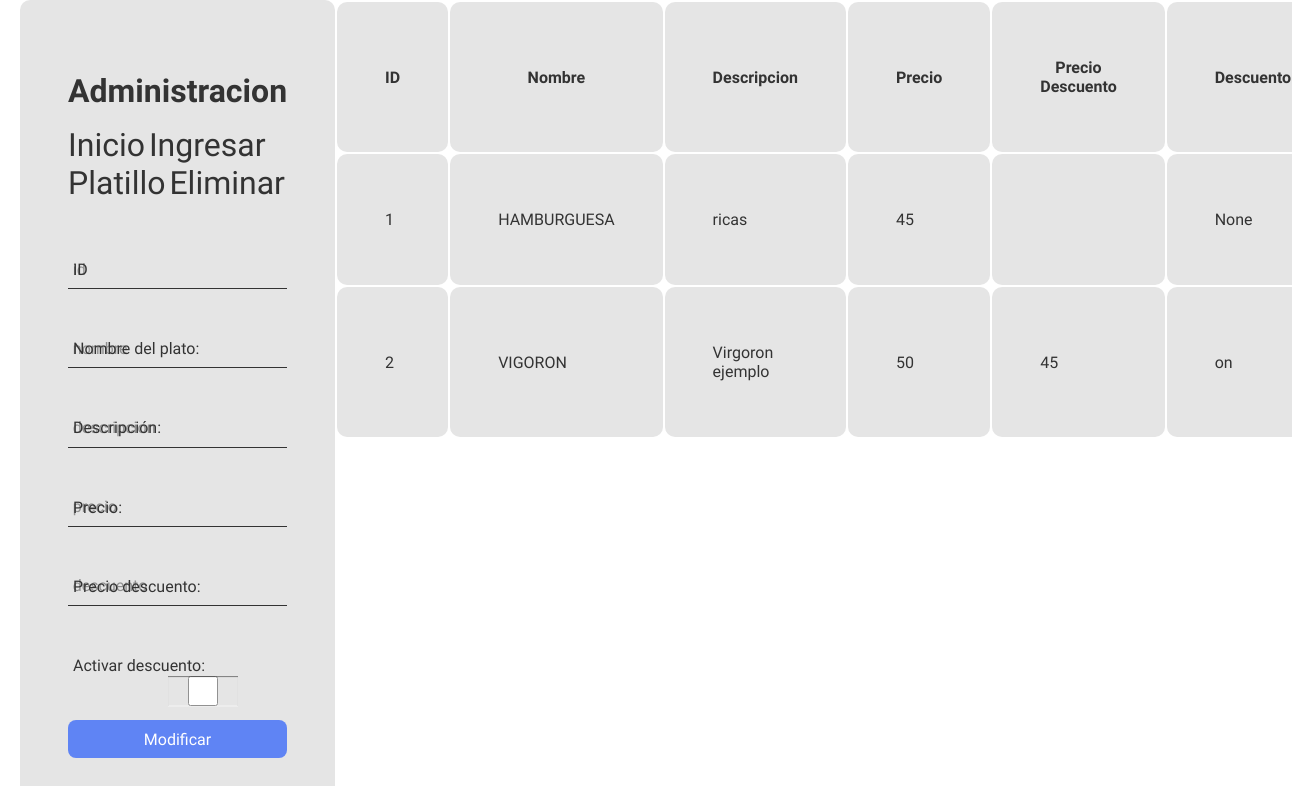
The page /administrador (signed in) on the database as committed earlier.
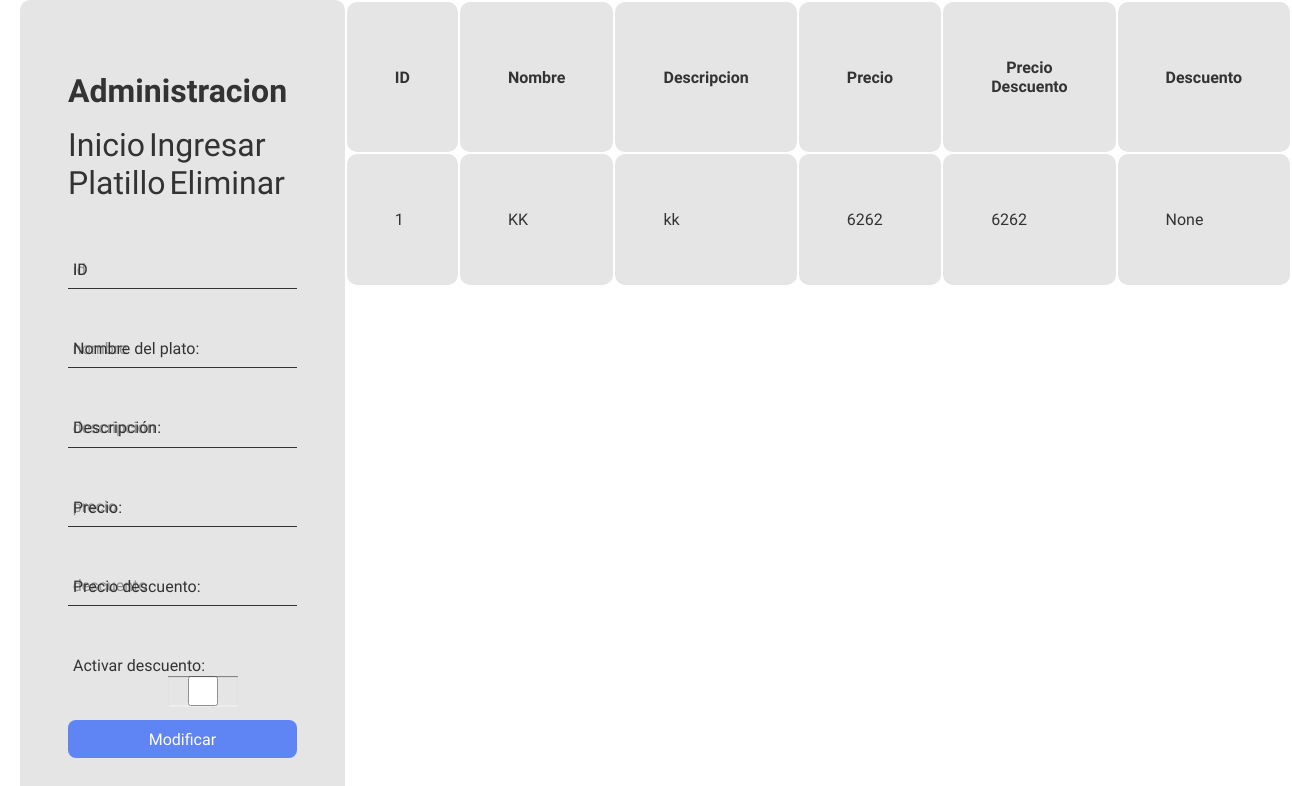
The same page on the database as committed later.
### tables this page shows
CREATE TABLE comida(id INTEGER primary key AUTOINCREMENT,
nombre TEXT,
descripcion TEXT,
precio int not null,
precio_decuento int ,
Descuento boolean);

### app.py (the view)
@app.route("/administrador", methods=["GET", "POST"])
@login_required
def administrador():
    if(request.method == "POST"):
        id = request.form.get('id')
        nombre = request.form.get('nombre')
        descripcion = request.form.get('descripcion')
        precio = request.form.get('precio')
        descuento = request.form.get('descuento')
        p_descuento = request.form.get('p_descuento')
        if len(id) != 1 :
            return apology('El Platillo, no existe', 400)
        else:
            db.execute("UPDATE comida SET nombre = ?, descripcion = ?, precio = ?, precio_decuento = ?, Descuento = ? WHERE id = ?", nombre, descripcion, precio, descuento, p_descuento, id)
            return redirect('/landing')
    else:
        comidas = db.execute("SELECT id, nombre, descripcion, precio, precio_decuento, Descuento FROM comida")
        return render_template("administrador.html", comidas=comidas)

### app.py (called while the page is built)
@app.after_request
def after_request(response):
    response.headers["Cache-Control"] = "no-cache, no-store, must-revalidate"
    response.headers["Expires"] = 0
    response.headers["Pragma"] = "no-cache"
    return response

### helpers.py (called while the page is built)
def login_required(f):
    @wraps(f)
    def decorated_function(*args, **kwargs):
        if session.get("user_id") is None:
            return redirect("/login")
        return f(*args, **kwargs)
    return decorated_function

### templates/administrador.html (shortened to what this page needs)
{% extends "layout.html" %}
{% block css %} "/static/css/admint.css"{% endblock %}
{% block body %}
<form class="form" action="/administrador" method="post">
    <h2 class="form_title">Administracion</h2>
    <div>
        <a href="/landing"class="estilos">Inicio</a>
        <a  href="/admin" class="estilos">Ingresar Platillo</a>
        <a  href="/eliminar" class="estilos">Eliminar</a>
    </div>
    <div class="form_container">
        <div class="form_group">
            <input type="text" id="id" name="id" class="form_input"
                placeholder="id">
            <label for="id" class="form_label">ID</label>
        </div>
        <div class="form_group">
            <input type="text" id="nombre" name="nombre" class="form_input"
                placeholder="nombre">
            <label for="nombre" class="form_label">Nombre del plato:</label>
        </div>
        <div class="form_group">
            <input type="text" id="descripcion" name="descripcion"
                class="form_input" placeholder="descripcion" required>
            <label for="descripcion" class="form_label">Descripción:</label>
        </div>
        <div class="form_group">
            <input type="number" id="precio" name="precio" class="form_input"
                placeholder="precio" required>
            <label for="precio" class="form_label">Precio:</label>
        </div>
        <div class="form_group">
            <input type="number" id="descuento" name="descuento"
                class="form_input" placeholder="descuento">
            <label for="descuento" class="form_label">Precio descuento:</label>
        </div>
        <div class="form_group">
            <label for="descuento" class="form_label">Activar descuento:</label>
            <input type="checkbox" id="p_descuento" name="p_descuento"
                class="checkbox-JASoft">
        </div>
        <input type="submit" class="form_submit" value="Modificar">
    </div>
</form>
<table class="normal" summary="Tabla genérica" width="100px" height="100px">
    <tr>
        <th scope="col" class="normal th">ID</th>
        <th scope="col" class="normal th">Nombre</th>
        <th scope="col" class="normal th">Descripcion</th>
        <th scope="col" class="normal th">Precio</th>
        <th scope="col" class="normal th">Precio Descuento</th>
        <th scope="col" class="normal th">Descuento</th>
    </tr>
    {% for comidas in comidas %}
    <tr>
        <td> {{ comidas["id"] }}</td>
        <td> {{ comidas["nombre"].upper() }}</td>
        <td> {{ comidas["descripcion"] }}</td>
        <td> {{ comidas["precio"] }}</td>
        <td> {{ comidas["precio_decuento"] }}</td>
        <td> {{ comidas["Descuento"] }}</td>
    </tr>
    {% endfor %}
</table>
{% endblock %}

### templates/layout.html (shortened to what this page needs)
<!DOCTYPE html>
<html lang="es">
   <head>
      <link rel="stylesheet" href={% block css %} {% endblock %}>
   </head>
   <body>
      {% block body %}
      {% endblock %}
   </body>
</html>

### static/css/admint.css (style rules this page uses)
* { margin: 0; padding: 0; box-sizing: border-box; }
body { font-family: 'Dosis', sans-serif; opacity: 0.8; background-image: url(/static/imagenesLogin/comida1.jpg); background-size: cover; background-repeat: no-repeat; background-position: center; background-attachment: fixed; display: flex; min-height: 100vh; }
.form { background-color: #dfdfdf; margin: auto; width: 90%; max-width: 400px; padding: 4.5em 3em; border-radius: 10px; box-shadow: 0 5px 10px -5px rgb(0, 0, 0 / 30%); text-align: left; margin-left: 20px; }
.form_title { font-size: 2rem; margin-bottom: .5em; }
.form_container { margin-top: 3em; display: grid; gap: 2.5em; }
.form_group { position: relative; --color: #000000; }
.form_input { width: 100%; background: none; color: #706c6c; font-size: 1rem; padding: .6em .3em; border: none; outline: none; border-bottom: 1px solid var(--color); font-family: 'Dosis', sans-serif; }
.form_input:focus, .form_input:not(:placeholder-shown) { color: #4d4646; }
.form_input:focus+.form_label, .form_input:not(:placeholder-shown)+.form_label { transform: translateY(-12px) scale(.7); transform-origin: left top; color: #004e97; }
.form_label { color: var(--color); cursor: pointer; position: absolute; top: 0; left: 5px; transform: translateY(10px); transition: transform .5s, color .3s; }
.form_submit { background: #3866f2; color: #fff; font-family: 'Dosis', sans-serif; font-weight: 300; font-size: 1rem; padding: .6em 0; border: none; border-radius: .5em; position: center; top: 40px; }
.normal td { background-color: #dfdfdf; margin: auto; width: 70%; max-width: 300px; padding: 3.5em 3em; border-radius: 10px; box-shadow: 0 5px 10px -5px rgb(0, 0, 0 / 30%); text-align: left; margin-left: 10px; }
.normal th { background-color: #dfdfdf; margin: auto; width: 30%; height:30%; max-width: 200px; padding: 3.5em 3em; border-radius: 10px; box-shadow: 0 5px 10px -5px rgb(0, 0, 0 / 30%); text-align:center; margin-left: 10px; }
.checkbox-JASoft { display: inline-block; position: relative; top: 30px; left: 100px; width: 70px; height: 30px; background: #555; border-radius: 50px; box-shadow: inset 0px 1px 1px rgba(0, 0, 0, 0.6), 0px 1px 0px rgba(255, 255, 255, 0.3); }
.estilos { font-size: 2rem; margin-bottom: .10em; color: var(--peru); text-decoration: none; cursor:cell; position: center; top: 0; left: 20px; justify-content: space-between; }

Rows that differ between the two databases and show on the page:
removed comida: id "2", nombre "VIGORON", descripcion "Virgoron ejemplo", precio "50", precio_decuento "45", Descuento "on"
changed comida id 1: nombre "HAMBURGUESA" → "KK"; descripcion "ricas" → "kk"; precio "45" → "6262"; precio_decuento (not shown) → "6262"
